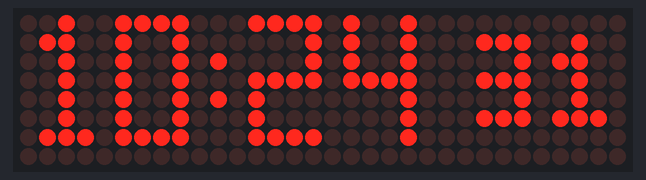
The sketch below on a simulated ESP8266 (Wemos D1 mini). On the bench: 32×8 LED matrix. WiFi joins after 1.5 s; servers stay silent unless stated; the local clock reads 2024-03-15 10:24:30 at power-on unless the sketch sets it; what the sketch prints to the serial monitor is not drawn.

Above: at 1.6 s.
At 7.1 s:
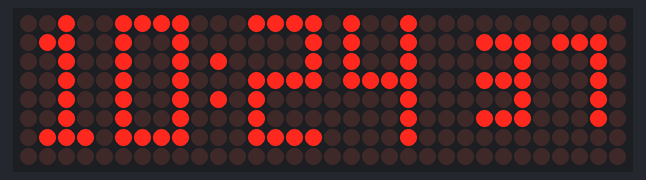
At 11.1 s:
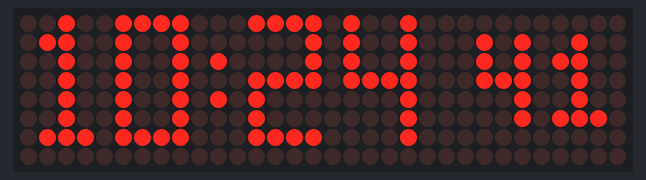
At 19.1 s:
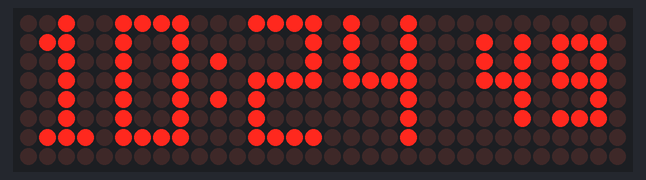
At 27.1 s:
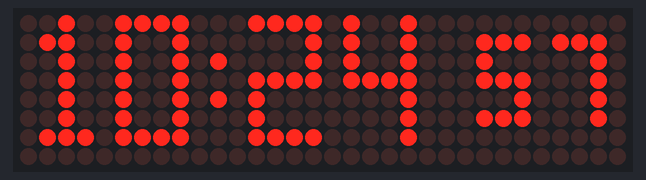
At 39.1 s:
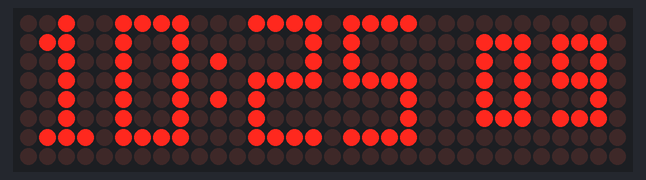

The sketch:

desk_clock_0002.ino
```cpp
/*  A very basic matrix clock using a Wemos d1 Mini and 4 x 1 Max7219 matrix
    Based upon https://www.youtube.com/watch?v=g62Atuf1cm4&t=324s
    There is no debugging
    Just add you wifi SSID and PASSWORD in to the myconfig.h file
    The clock will show the wrong time for upto 60 seconds once connected to wifi
    No AM/PM indication on 12 hour clock
    No date scrolling, we will add this in later code

    Edited by Andy @Flixmyswitch    www.flixmyswitch.com for updates on this code and more explanations

    code:- desk clock 0002 dated 03 March 2023

    New in this code

    1. Seconds added
    2. Auto dimming
    3. No flashing seperator dots between hours and minutes, just static
    4. Custom fonts
    5. Look out for ver2 in the code so you know whats new
*/

#ifdef ESP8266
#include <ESP8266WiFi.h>  // Built-in for ESP8266
#else
#include <WiFi.h>  // Built-in for ESP32
#endif
#include <MD_Parola.h>
//#include <SPI.h>   // use these for Arduino
//#include <time.h>  // use these for Arduino  /* time_t, struct tm, time, localtime, strftime */
#include "myconfig.h"
#include "Font_Data.h"  // ver2
// needed for Parola
#define SPEED_TIME 75
#define PAUSE_TIME 0

uint16_t h, m, s;    // to store hours, minutes ver2
String Hour_format;  // to select M or I for 24hrs or 12hr clock

char hour_output[3], s_output[3], m_output[3], hm_output[10];  // ver2

//********* USER - CHANGE YOUR SETTING BELOW **********

String Time_Display = "M";  // M for metric 24hrs clock,  I for imperial 12hrs clock

#define HARDWARE_TYPE MD_MAX72XX::FC16_HW  // See video number 45 you have a choice of 4 settings
const uint8_t MAX_DEVICES = 4;             // As we have a 4x1 matrix
#define MAX_NUMBER_OF_ZONES 2              // We have two ZONES, one for hh:mm and the other for seconds

const uint8_t CLK_PIN = 14;   // or SCK    Connections to a Wemos D1 Mini
const uint8_t DATA_PIN = 13;  // or MOSI
const uint8_t CS_PIN = 15;    // or SS
byte Time_dim = 20;            // what time to auto dim the display 24 hrs clock ver2
byte Time_bright = 7;          // what time to auto dim the display 24 hr clock ver2
byte Max_bright = 3;           // max brightness of the maxtrix  ver2
byte Min_bright = 0;           // minimum brightness of the matrix  ver2

// bytes can store 0 to 255, an int can store -32,768 to 32,767 so bytes take up less memory

// ********** Change to your WiFi credentials, select your time zone and adjust your NTS **********

const char* ssid = WIFI_SSID;                         // SSID of local network
const char* password = WIFI_PW;                       // Password on network
const char* Timezone = "CET-1CEST,M3.5.0,M10.5.0/3";  // Rome/italy see link below for more short codes -1
const char* NTP_Server_1 = "it.pool.ntp.org";
const char* NTP_Server_2 = "time.nist.gov";
//********* END OF USER SETTINGS**********/

/*  Useful links

    Zones               https://github.com/nayarsystems/posix_tz_db/blob/master/zones.csv

    NTP world servers   https://www.ntppool.org/en/

    World times         https://www.timeanddate.com/time/zones/
*/

MD_Parola P = MD_Parola(HARDWARE_TYPE, DATA_PIN, CLK_PIN, CS_PIN, MAX_DEVICES);  // I have called my instance "P"


// https://www.tutorialspoint.com/c_standard_library/c_function_sprintf.htm


void setup() {
  Serial.begin(115200);
  StartWiFi();
  setenv("TZ", Timezone, 1);
  configTime(0, 0, NTP_Server_1, NTP_Server_2);

  Hour_format = Time_Display;  // using the string above to select the type of clock 24 hrs or 12hr

  P.begin(MAX_NUMBER_OF_ZONES);  // start Parola  ver2
  P.setInvert(false);
  P.displayClear();
  P.setIntensity(Max_bright);   // brightness of matrix  ver2
  P.setZone(0, 1, 3);          // for HH:MM  zone 0
  P.setZone(1, 0, 0);          // for SS   ver 2  zone 1
  P.setFont(0, F4x7straight);  // bigger font 4 x 7  ver2
  P.setFont(1, F3x7straight);  // small font 3 x 7  ver2

  P.displayZoneText(0, hm_output, PA_LEFT, SPEED_TIME, PAUSE_TIME, PA_PRINT, PA_NO_EFFECT);
  P.displayZoneText(1, s_output, PA_LEFT, SPEED_TIME, PAUSE_TIME, PA_PRINT, PA_NO_EFFECT);  // ver2
}


void loop() {
  UpdateLocalTime(Hour_format);

  if (h >= Time_dim || h <= Time_bright) P.setIntensity(Min_bright);  // based using 24hr clock to save code dim at 20:00 bright at 07:00 ver2
  else {
    P.setIntensity(Max_bright);  // matrix brightness
  }

  P.displayAnimate();

/* you can put other code in here
*********************************
*********************************
*********************************
**********************************/

  P.displayReset(0);  // zone 0 update the display
  P.displayReset(1);  //  to show the seconds ver2

}
//#########################################################################################
void UpdateLocalTime(String Format) {
  time_t now;  // = time(nullptr);
  time(&now);

  //Serial.println(time(&now)); Unix time or Epoch or Posix time, time since 00:00:00 UTC 1st jan 1970 minus leap seconds
  // an example as of 28 feb 2023 at 16:19 1677597570

  //See http://www.cplusplus.com/reference/ctime/strftime/

  if (Hour_format == "M") {

    strftime(hm_output, 10, "%H:%M", localtime(&now));  // hours and minutes dot flashing dots  ver 2
  } else {
    strftime(hm_output, 10, "%I:%M", localtime(&now));  // Formats hour as: 02,  12hrs clock  ver 2
  }
  strftime(hour_output, 3, "%H", localtime(&now));  // seconds xx  ver2
  strftime(s_output, 3, "%S", localtime(&now));     // seconds xx  ver2
  h = atoi(hour_output);                            // convert char to int NOTE  based on 24hr time ver2
}

//#########################################################################################
void StartWiFi() {
  /* Set the ESP to be a WiFi-client, otherwise by default, it acts as ss both a client and an access-point
      and can cause network-issues with other WiFi-devices on your WiFi-network. */
  WiFi.mode(WIFI_STA);
  Serial.print(F("\r\nConnecting to SSID: "));
  Serial.println(String(ssid));
  WiFi.begin(ssid, password);
  while (WiFi.status() != WL_CONNECTED) {
    delay(500);
    Serial.print(F("."));
  }
  Serial.println(" ");
  Serial.print("WiFi connected to address: ");
  Serial.print(WiFi.localIP());
  Serial.println(" ");
}
```

myconfig.h
```cpp
#ifndef MYCONFIG_H_
#define MYCONFIG_H_

#define WIFI_SSID ""    // add your ssid here
#define WIFI_PW ""  // add your WIFI password here

#endif /* MYCONFIG_H_ */
```

Source omitted: Font_Data.h (19391 bytes)

Measured:
- what the display in image 0 shows lasts 0.5 s, from 1.5 s to 2.0 s
- what the display in image 1 shows lasts 1.1 s, from 7.0 s to 8.1 s
